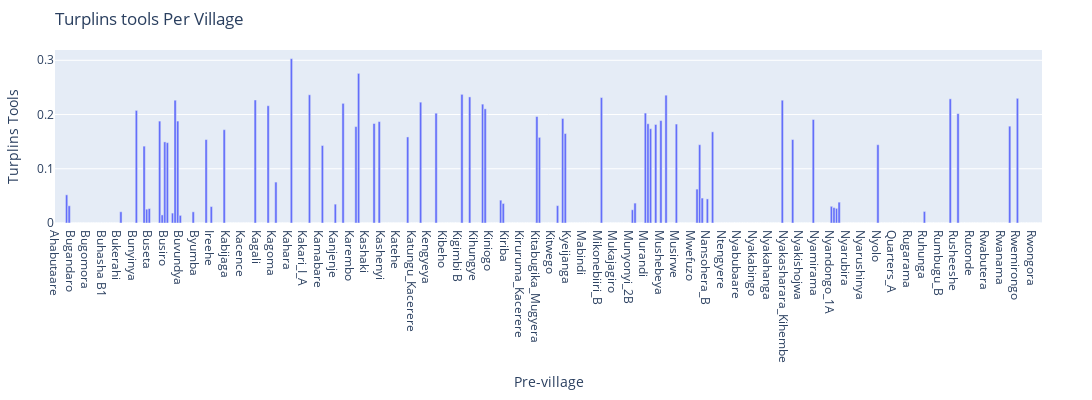

The notebook cell saved with this chart:
### Markdown cell above
*TURPLINS TOOLS*

### Code cell
import plotly.express as px
from plotly.graph_objects import FigureWidget

# Method 4: Using a horizontal scroll with fixed width
fig = px.bar(
    IDS_1,
    x='pre_village',
    y='turplins_tools',
    title='Turplins tools Per Village',
    labels={'pre_village': 'Pre-village', 'turplins_tools': 'Turplins Tools'},
)

# Update layout to make the bars bigger
fig.update_layout(
    height=400,
    width=4000,  # Wider width
    xaxis=dict(
        fixedrange=False,
        type='category'
    ),
    margin=dict(l=50, r=50, t=50, b=50),
    bargap=0.1,  # Reduce the space between bars (default is 0.2)
)

# Show the figure
fig.show()

### Figure 1 — Plotly figure (JSON) as saved in the notebook; plotly's stock layout.template omitted (floating-point values rounded to 4 significant figures; data arrays with more than 128 entries replaced by an {"elided": "..."} marker saying what was removed)
{"data": [{"hovertemplate": "Pre-village=%{x}<br>Turplins Tools=%{y}<extra></extra>", "legendgroup": "", "marker": {"color": "#636efa", "pattern": {"shape": ""}}, "name": "", "orientation": "v", "showlegend": false, "textposition": "auto", "type": "bar", "x": {"elided": "382 str values"}, "xaxis": "x", "y": {"elided": "382 float values"}, "yaxis": "y"}], "layout": {"bargap": 0.1, "barmode": "relative", "height": 400, "legend": {"tracegroupgap": 0}, "margin": {"b": 50, "l": 50, "r": 50, "t": 50}, "title": {"text": "Turplins tools Per Village"}, "width": 4000, "xaxis": {"anchor": "y", "domain": [0, 1], "fixedrange": false, "title": {"text": "Pre-village"}, "type": "category"}, "yaxis": {"anchor": "x", "domain": [0, 1], "title": {"text": "Turplins Tools"}}}}
